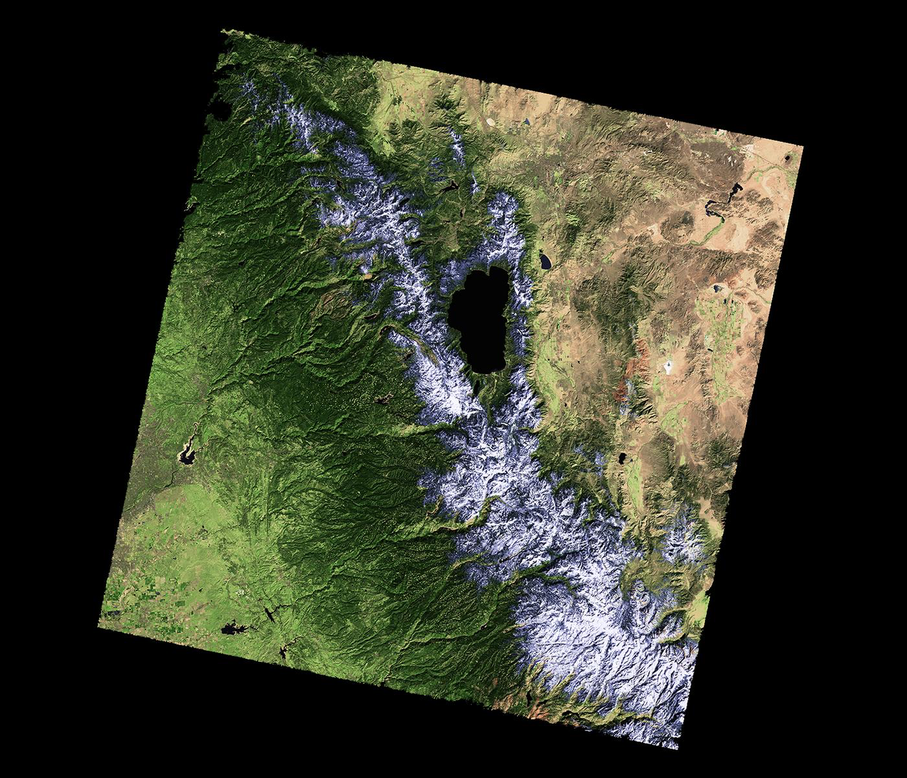
#> input picture CaliforniaDrought_02232014_md.png, 907 x 778 px, shrunk from 1400 x 1200 before the run
$ python 'green image.py'
#> lines starting #> are read from the running program, lines starting #| are printed output that depends on the picture
#Name: Tanubrata Dey
#Date: Feb 23, 2018
#This program loads an image, displays it, and then creates, displays,
#and saves a new image that has only the green channel displayed.

import matplotlib.pyplot as plt

import numpy as np
x = input("Enter name of input file: ")
#> the answer given: CaliforniaDrought_02232014_md.png
y = input("Enter name of output file: ")
#> the answer given: out.png
img = plt.imread(x)
#> img is the input picture: shape (778, 907, 3) float32; mean R, G, B 0.206, 0.219, 0.162

img2 = img.copy()
img2[:,:,0] = 0
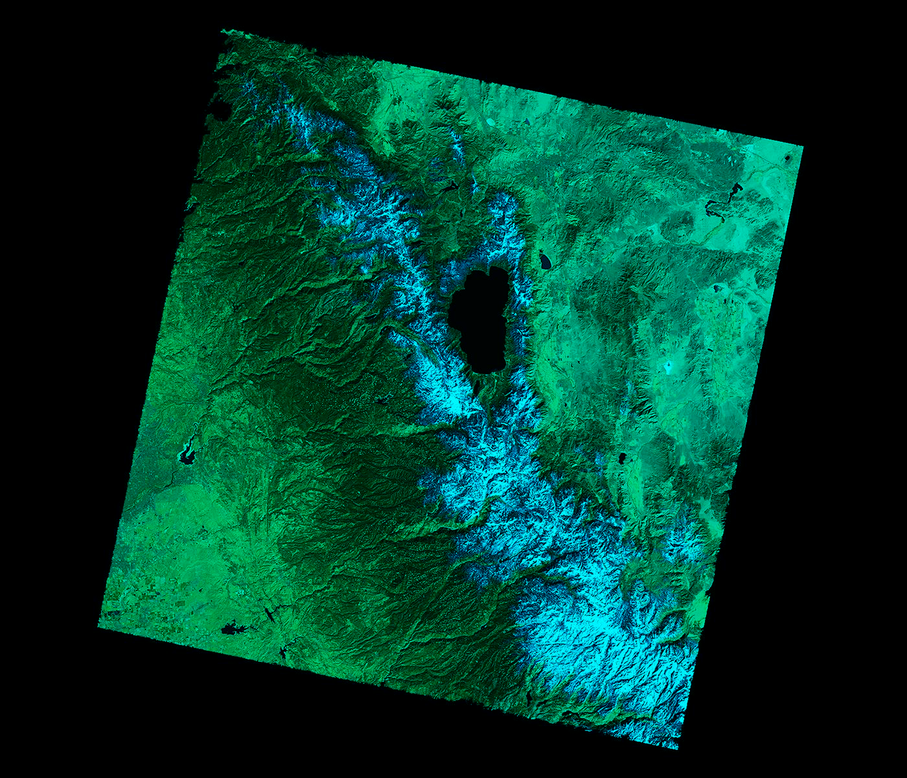
#> img2: shape (778, 907, 3) float32; mean R, G, B 0, 0.219, 0.162
img2[:,:,2] = 0
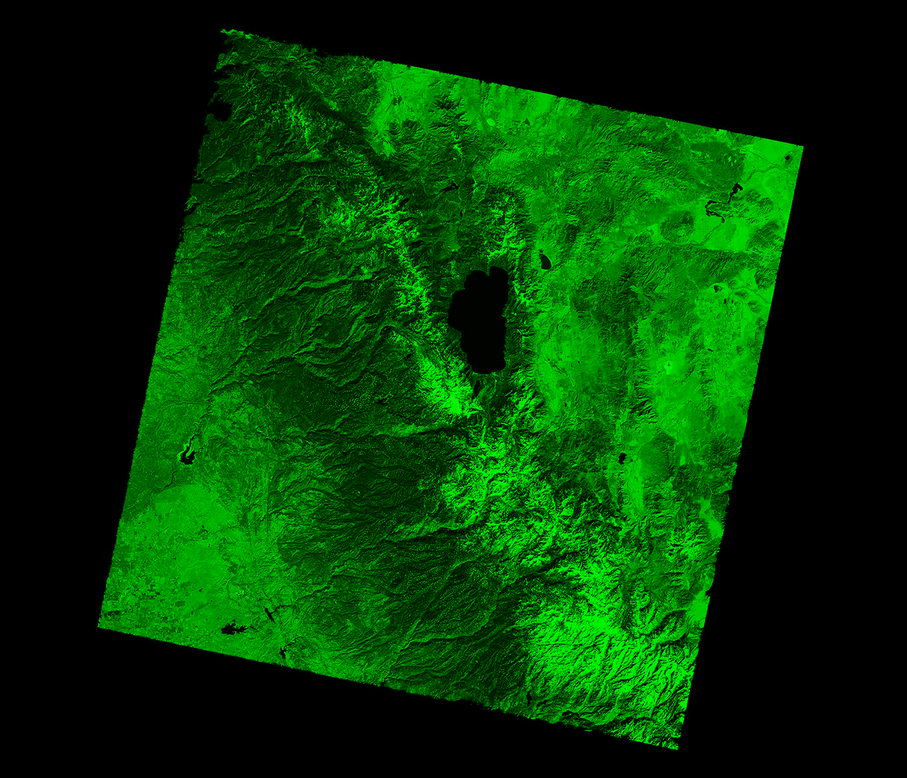
#> img2: shape (778, 907, 3) float32; mean R, G, B 0, 0.219, 0


plt.imsave(y, img2)
